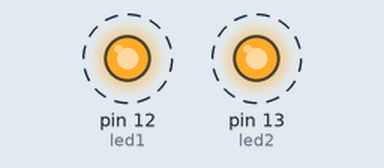
Bench run of a sketch on a simulated Arduino Uno, built with avr-gcc and run on an emulated ATmega328P. Shown: output pins drawn as LEDs (lit = HIGH). Dashed ring = blinking.

Above: at 0.5 s.
Timing chart, 0 to 4.6 s (numbered marks = the images above):
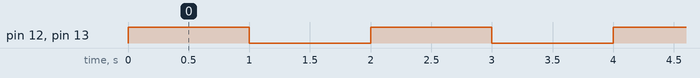

Measured:
- by itself, pin 12 (led1), pin 13 (led2): alternates HIGH for 1.0 s and LOW for 1.0 s

The sketch:

The_second_session1.ino
```cpp
// Experiment 2: Two LEDs, Two 1s on, 1s off
int led1 = 12;
int led2 = 13;
void setup() {
pinMode(led1,OUTPUT);
pinMode(led2,OUTPUT);

}

void loop() {
digitalWrite(led1,HIGH);
digitalWrite(led2,HIGH);
delay(1000);
digitalWrite(led1,LOW);
digitalWrite(led2,LOW);
delay(1000);

}
```
